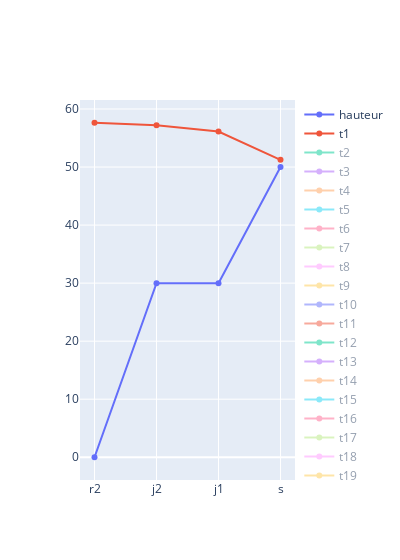

Notebook source saved alongside this figure:
### Code cell
n = 'r2'
def path_to_n(n,data_set):
    path = [n]
    while n !='s':
        n = data_set['l'][data_set['l']['n.1']==n]['n'].iloc[0]
        path.append(n)
    return path

fig = go.Figure()
path = path_to_n(n,data_set)
fig.add_trace(
    go.Scatter(
        x = path,
        y = pd.concat([pd.DataFrame([['s',0,0]],columns=data_parameter['height'].columns),data_parameter['height'][data_parameter['height']['n'].isin(path)]])['Value'],
        name = 'hauteur'
    )
)
for t in data_set['t']['dim1']:
    if t == 't1':
        fig.add_trace(
        go.Scatter(
            x = path,
            y = data_variable['Charge'][(data_variable['Charge']['n'].isin(path))&(data_variable['Charge']['t']=='t1')]['Value'],
            name = t,
            # visible='legendonly'
        )
        )
    else:
        fig.add_trace(
        go.Scatter(
            x = path,
            y = data_variable['Charge'][(data_variable['Charge']['n'].isin(path))&(data_variable['Charge']['t']=='t1')]['Value'],
            name = t,
            visible='legendonly'
        )
        )
fig.update_layout(
    hovermode='x',
    # width=400
)
fig.show()

### Figure 1 — Plotly figure (JSON) as saved in the notebook; plotly's stock layout.template omitted (floating-point values rounded to 4 significant figures)
{"data": [{"name": "hauteur", "type": "scatter", "x": ["r2", "j2", "j1", "s"], "y": [0, 30, 30, 50]}, {"name": "t1", "type": "scatter", "x": ["r2", "j2", "j1", "s"], "y": [57.64, 57.19, 56.13, 51.25]}, {"name": "t2", "type": "scatter", "visible": "legendonly", "x": ["r2", "j2", "j1", "s"], "y": [57.64, 57.19, 56.13, 51.25]}, {"name": "t3", "type": "scatter", "visible": "legendonly", "x": ["r2", "j2", "j1", "s"], "y": [57.64, 57.19, 56.13, 51.25]}, {"name": "t4", "type": "scatter", "visible": "legendonly", "x": ["r2", "j2", "j1", "s"], "y": [57.64, 57.19, 56.13, 51.25]}, {"name": "t5", "type": "scatter", "visible": "legendonly", "x": ["r2", "j2", "j1", "s"], "y": [57.64, 57.19, 56.13, 51.25]}, {"name": "t6", "type": "scatter", "visible": "legendonly", "x": ["r2", "j2", "j1", "s"], "y": [57.64, 57.19, 56.13, 51.25]}, {"name": "t7", "type": "scatter", "visible": "legendonly", "x": ["r2", "j2", "j1", "s"], "y": [57.64, 57.19, 56.13, 51.25]}, {"name": "t8", "type": "scatter", "visible": "legendonly", "x": ["r2", "j2", "j1", "s"], "y": [57.64, 57.19, 56.13, 51.25]}, {"name": "t9", "type": "scatter", "visible": "legendonly", "x": ["r2", "j2", "j1", "s"], "y": [57.64, 57.19, 56.13, 51.25]}, {"name": "t10", "type": "scatter", "visible": "legendonly", "x": ["r2", "j2", "j1", "s"], "y": [57.64, 57.19, 56.13, 51.25]}, {"name": "t11", "type": "scatter", "visible": "legendonly", "x": ["r2", "j2", "j1", "s"], "y": [57.64, 57.19, 56.13, 51.25]}, {"name": "t12", "type": "scatter", "visible": "legendonly", "x": ["r2", "j2", "j1", "s"], "y": [57.64, 57.19, 56.13, 51.25]}, {"name": "t13", "type": "scatter", "visible": "legendonly", "x": ["r2", "j2", "j1", "s"], "y": [57.64, 57.19, 56.13, 51.25]}, {"name": "t14", "type": "scatter", "visible": "legendonly", "x": ["r2", "j2", "j1", "s"], "y": [57.64, 57.19, 56.13, 51.25]}, {"name": "t15", "type": "scatter", "visible": "legendonly", "x": ["r2", "j2", "j1", "s"], "y": [57.64, 57.19, 56.13, 51.25]}, {"name": "t16", "type": "scatter", "visible": "legendonly", "x": ["r2", "j2", "j1", "s"], "y": [57.64, 57.19, 56.13, 51.25]}, {"name": "t17", "type": "scatter", "visible": "legendonly", "x": ["r2", "j2", "j1", "s"], "y": [57.64, 57.19, 56.13, 51.25]}, {"name": "t18", "type": "scatter", "visible": "legendonly", "x": ["r2", "j2", "j1", "s"], "y": [57.64, 57.19, 56.13, 51.25]}, {"name": "t19", "type": "scatter", "visible": "legendonly", "x": ["r2", "j2", "j1", "s"], "y": [57.64, 57.19, 56.13, 51.25]}, {"name": "t20", "type": "scatter", "visible": "legendonly", "x": ["r2", "j2", "j1", "s"], "y": [57.64, 57.19, 56.13, 51.25]}, {"name": "t21", "type": "scatter", "visible": "legendonly", "x": ["r2", "j2", "j1", "s"], "y": [57.64, 57.19, 56.13, 51.25]}, {"name": "t22", "type": "scatter", "visible": "legendonly", "x": ["r2", "j2", "j1", "s"], "y": [57.64, 57.19, 56.13, 51.25]}, {"name": "t23", "type": "scatter", "visible": "legendonly", "x": ["r2", "j2", "j1", "s"], "y": [57.64, 57.19, 56.13, 51.25]}, {"name": "t24", "type": "scatter", "visible": "legendonly", "x": ["r2", "j2", "j1", "s"], "y": [57.64, 57.19, 56.13, 51.25]}], "layout": {"hovermode": "x", "width": 400}}
